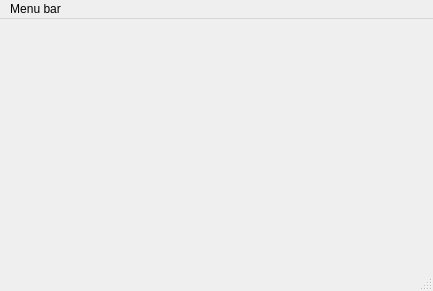
<?xml version="1.0" encoding="UTF-8"?>
<ui version="4.0">
 <class>MainWindow</class>
 <widget class="QMainWindow" name="MainWindow">
  <property name="geometry">
   <rect>
    <x>0</x>
    <y>0</y>
    <width>433</width>
    <height>291</height>
   </rect>
  </property>
  <property name="windowTitle">
   <string>Form</string>
  </property>
  <widget class="QMainWindow" name="mainWindow"/>
  <widget class="QMenuBar" name="menuBar">
   <property name="geometry">
    <rect>
     <x>0</x>
     <y>0</y>
     <width>433</width>
     <height>23</height>
    </rect>
   </property>
   <widget class="QMenu" name="menuMenu_bar">
    <property name="title">
     <string>Menu bar</string>
    </property>
   </widget>
   <addaction name="menuMenu_bar"/>
  </widget>
  <widget class="QStatusBar" name="statusBar"/>
 </widget>
 <resources/>
 <connections/>
</ui>
